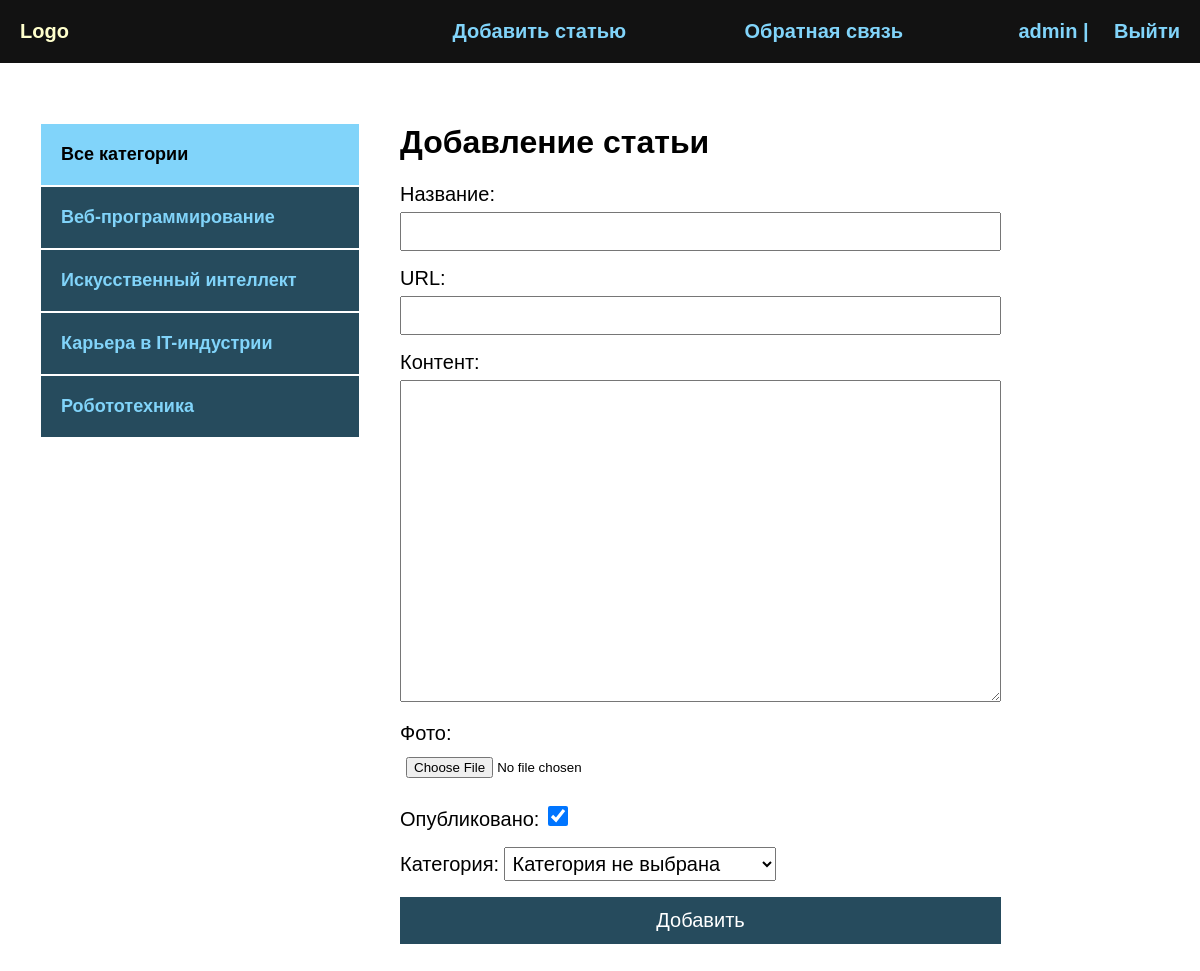
Screenshot of /addpage/ (signed in) with the database file from the repository.
### blog/models.py (models this page shows)
class Category(models.Model):
    name = models.CharField(max_length=100, db_index=True, verbose_name="Категори")
    slug = models.SlugField(max_length=100, unique=True, db_index=True, verbose_name="URL")
    def __str__(self):
        return self.name
    def get_absolute_url(self):
        return reverse('category', kwargs={'cat_slug': self.slug})
    class Meta:
        verbose_name = "Категория"
        verbose_name_plural = "Категории"

### blog/views.py (the view)
# urls.py: path('addpage/', AddPage.as_view(), name="add_page"),
class AddPage(LoginRequiredMixin, DataMixin, CreateView):
    form_class = AddPostForm
    template_name = 'blog/addpage.html'
    success_url = reverse_lazy('index')
    login_url = reverse_lazy('index')
    def get_context_data(self, *, object_list=None, **kwargs):
        context = super().get_context_data(**kwargs)
        c_def = self.get_user_context(title='Добавление статьи')
        return dict(list(context.items()) + list(c_def.items()))

### blog/forms.py (shortened to what this page needs)
class AddPostForm(forms.ModelForm):
    def __init__(self, *args, **kwargs):
        super().__init__(*args, **kwargs)
        self.fields['cat'].empty_label = "Категория не выбрана"
    class Meta:
        model = Blog
        fields = ['title', 'slug', 'content', 'photo', 'is_published', 'cat']
        widgets = {
            'title': forms.TextInput(attrs={"class": "form-input"}),
            'slug': forms.TextInput(attrs={"class": "form-input"}),
            'content': forms.Textarea(attrs={"cols": 60, "rows": 20, "class": "form-input"})
        }

### blog/utils.py (called while the page is built)
    def get_user_context(self, **kwargs):
        context = kwargs
        cats = Category.objects.annotate(Count('blog'))
        user_menu = menu.copy()
        if not self.request.user.is_authenticated:
            user_menu.pop(0)
        context['menu'] = user_menu
        context['cats'] = cats
        if 'cat_selected' not in context:
            context['cat_selected'] = 0
        return context

### blog/templates/blog/addpage.html (shortened to what this page needs)
{% extends 'blog/base.html' %}
{% block content %}
<h1>{{ title }}</h1>
<form action="{% url 'add_page' %}" method="post" enctype="multipart/form-data">
    {{ form.as_p }}
    <button>Добавить</button>
</form>
{% endblock %}

### blog/templates/blog/base.html (shortened to what this page needs)
{% load static %}
{% load blog_tags %}
<!DOCTYPE html>
<html lang="en">
<head>
    <link rel="stylesheet" href="{% static 'css/style.css' %}">
</head>
<body>
    <div class="header">
        <div class="wrap">
            <ul class="mainmenu">
                <li class="logo"><a href="{% url 'index' %}">Logo</a></li>
                {% for m in menu %}
                <li class="last"><a href="{% url m.url_name %}">{{ m.title }}</a></li>
                {% endfor %}
                {% if request.user.is_authenticated %}
                <li class="last">{{ user.username }} | <a href="{% url 'logout' %}">Выйти</a></li>
                {% else %}
                <li class="last"><a href="{% url 'register' %}">Регистрация</a> | <a href="{% url 'login' %}">Войти</a></li>
                {% endif %}
            </ul>
        </div>
    </div>
    <div class="content">
        <div class="wrap">
            <div class="sidebar">
                <ul>
                    {% if cat_selected == 0 %}
                    <li class="selected">Все категории</li>
                    {% else %}
                    <li><a href="{% url 'index' %}">Все категории</a></li>
                    {% endif %}
                    {% for c in cats %}
                        {% if c.blog__count > 0 %}
                            {% if c.pk == cat_selected %}
                                <li class="selected">{{ c.name }}</li>
                            {% else %}
                                <li><a href="{{ c.get_absolute_url }}">{{ c.name }}</a></li>
                            {% endif %}
                        {% endif %}
                    {% endfor %}
                </ul>
            </div>
            <div class="main">
                {% block content %}
                {% endblock %}
            </div>
        </div>
    </div>
</body>
</html>

### blog/static/css/style.css (style rules this page uses)
body { padding: 0; margin: 0; background: #264b5d; font-family: Verdana, Geneva, Tahoma, sans-serif; }
.wrap { max-width: 1200px; margin: 0 auto; }
.content .wrap { background: #FFF; padding: 40px; box-sizing: border-box; display: flex; }
ul { list-style: none; margin: 0; padding: 0; }
a { color: #81d4fa; text-decoration: none; padding: 20px; display: block; }
.mainmenu { display: flex; align-items: center; font-size: 20px; font-weight: bold; justify-content: space-between; }
.header { background: #121212; }
.logo { flex-basis: 40%; }
.last { flex-basis: 30%; text-align: right; color: #81d4fa; }
.sidebar ul { width: 320px; margin-right: 40px; margin-top: 20px; }
.sidebar a { padding: 20px; display: block; border: 1px solid #FFF; background: #264b5d; font-weight: bold; font-size: 18px; }
.selected { font-size: 18px; padding: 20px; border: 1px solid #FFF; font-weight: bold; background: #81d4fa; }
.form-input { width: 100%; padding: 10px; box-sizing: border-box; }
button { background: #81d4fa; border: 2px solid #264b5d; width: 100%; padding: 10px; font-size: 20px; cursor: pointer; }
label { font-size: 18px; }
input, textarea { width: 100%; margin-top: 6px; padding: 6px; box-sizing: border-box; }
label { font-size: 20px; }
button { background: #264b5d; color: #FFF; padding: 10px 40px; font-size: 20px; }
#id_is_published { width: 20px; height: 20px; }
#id_cat { font-size: 20px; padding: 4px; }
.last a { display: inline; }

### rows the page displays
Category: name "Веб-программирование"
Category: name "Искусственный интеллект"
Category: name "Карьера в IT-индустрии"
Category: name "Робототехника"

### other values shown
{{ m.title }} "Добавить статью" "Обратная связь"
{{ user.username }} "admin"
{{ title }} "Добавление статьи"
